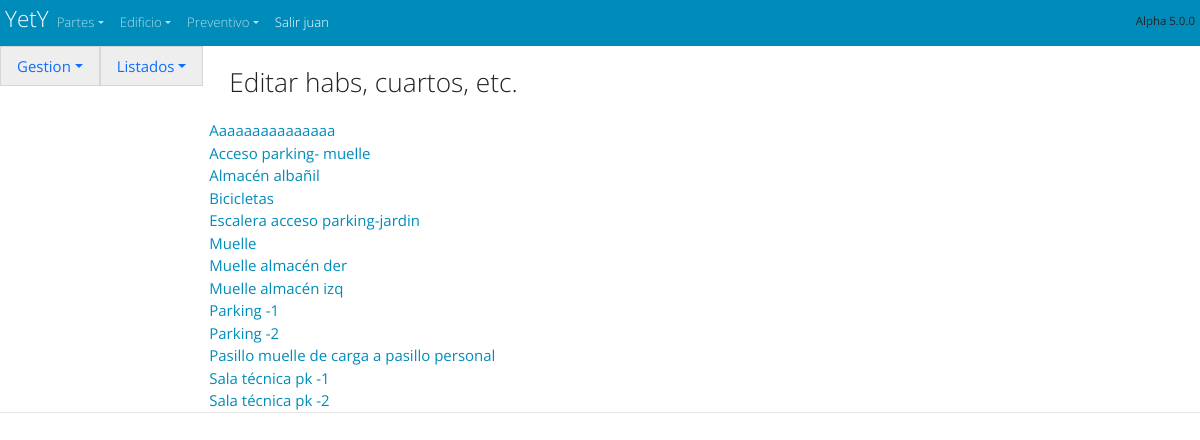
Page /espacios/Hab_cuarto_sala_list/ (signed in) on the committed database.
### espacios/models.py (models this page shows, shortened)
class Habs_cuartos_salas(models.Model):
    nombre=models.CharField(default='' ,null=False,max_length=50,verbose_name='Nombre de la sala o lugar', help_text="Nombre de la planta o zona",blank=True)
    planta_o_zona=models.ManyToManyField('Planta_o_zonas',  max_length=50,verbose_name='acceso desde planta_o_zona',  help_text="acceso desde planta_o_zona", blank=True)
    departamento=models.ManyToManyField('Departamentos',  max_length=50,verbose_name='departamento de',  help_text="departamento de", blank=True)
    habitacion=models.BooleanField(default= False,  verbose_name='Habitacion?',  help_text="Habitacion?")
    class Meta:
            ordering = ["nombre"]

### espacios/views.py (the view)
class Hab_cuarto_sala_list (ListView): # Lista de departamentos
    model = Habs_cuartos_salas
    fields= '__all__'
    template_name = 'Hab_cuarto_sala_list.html'
    ordering = ['nombre']
    paginate_by = 25
    context_object_name = 'list' # Esto es lo que envía al template

### espacios/templates/Hab_cuarto_sala_list.html
<!doctype html>
<html lang="es">
{% extends "start.html" %}
{% block content %}
{% load static %}
{% include 'navbar_espacios.html'%}
<form method="POST" class="post-form">{% csrf_token %}
<div class="container_fluid" style="padding-left: 5px" >
  <div style= "display: flex ;  padding: 5px; justify-content :center; text-align: center; ">
    <h3>Editar habs, cuartos, etc.</h3>
  </div>
{% for  list in list  %}
  <div class="row">
    <div style= 'padding-left: 1rem;'>  <a href="/espacios/Hab_cuarto_sala_edit/{{ list.id }}" >{{ list.nombre }} </a>  </div>
   </div>
{% endfor %}
</div>
</form>
{% endblock %}

### cabecera/templates/navbar_start.html (shortened to what this page needs)
<body>
  <nav  class="navbar navbar-expand navbar-dark bg-primary" style="margin: 0px; padding: 5px" >
    <div class="container-fluid">
      <a  class="navbar-brand" style="margin: 0px; padding: 0px" href="/"><hgroup style="margin: 0px; padding: 0px"><h4 >YetY </h4>  </hgroup></a>
      {% if  user.is_authenticated %}
  <div  class="collapse navbar-collapse" id="navbarColor01">
        <ul class="navbar-nav me-auto">
          <li class="nav-item dropdown">
            <a class="nav-link dropdown-toggle" data-bs-toggle="dropdown" href="#" role="button" aria-haspopup="true" aria-expanded="false">Partes</a>
          </li>
          <li class="nav-item dropdown">
            <a class="nav-link dropdown-toggle" data-bs-toggle="dropdown" href="#" role="button" aria-haspopup="true" aria-expanded="false">Edificio</a>
          </li>
          <li class="nav-item dropdown">
            <a class="nav-link dropdown-toggle" data-bs-toggle="dropdown" href="#" role="button" aria-haspopup="true" aria-expanded="false">Preventivo</a>
          </li>
          <li class="nav-item active">
            <a class="nav-link " href="/accounts/logout/ " >Salir {{ user }}</a>
          </li>
        </ul>
        <h6> <small><small> Alpha 5.0.0  </small></small></h6>
      </div>
    </div>
    {% endif %}
  </nav>
</body>

### cabecera/static/css/start.css (style rules this page uses)
h1, h2, h3 { text-align: center; margin: 1rem; }

### rows in the picture
Habs_cuartos_salas: nombre "Aaaaaaaaaaaaaaa"
Habs_cuartos_salas: nombre "Acceso parking- muelle"
Habs_cuartos_salas: nombre "Almacén albañil"
Habs_cuartos_salas: nombre "Bicicletas"
Habs_cuartos_salas: nombre "Escalera acceso parking-jardin"
Habs_cuartos_salas: nombre "Muelle"
Habs_cuartos_salas: nombre "Muelle almacén der"
Habs_cuartos_salas: nombre "Muelle almacén izq"
Habs_cuartos_salas: nombre "Parking -1"
Habs_cuartos_salas: nombre "Parking -2"
Habs_cuartos_salas: nombre "Pasillo muelle de carga a pasillo personal"
Habs_cuartos_salas: nombre "Sala técnica pk -1"
Habs_cuartos_salas: nombre "Sala técnica pk -2"

### other values in the picture
{{ user }} "juan"
